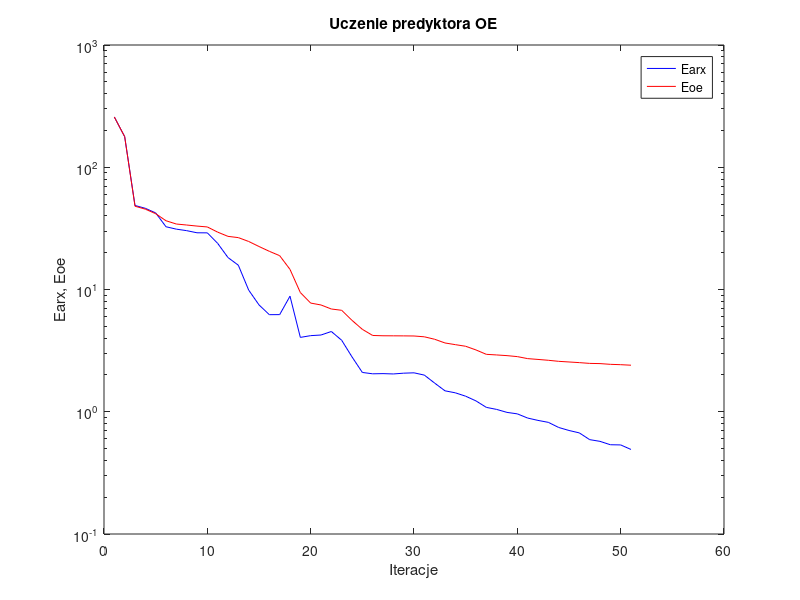
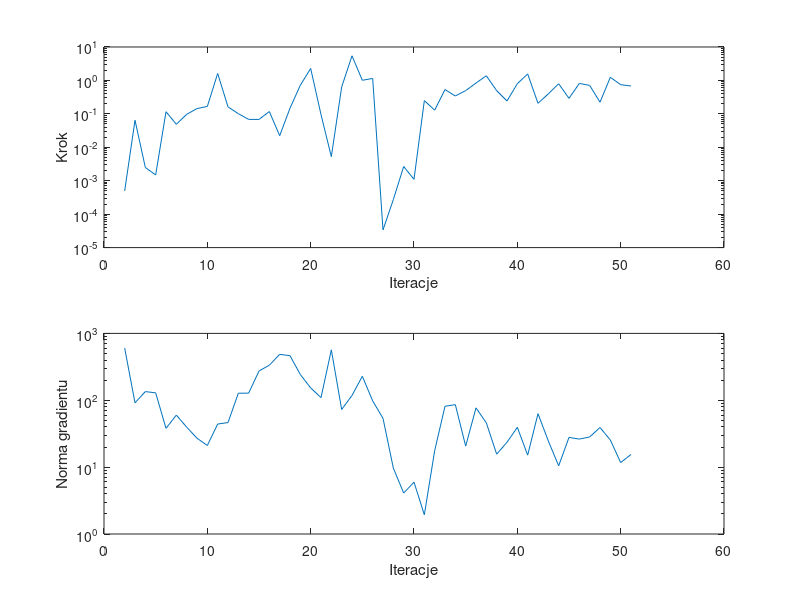

These charts were generated, in order, by the following MATLAB code:
%uczenie predyktora oe
clear all;
n=0; farx(n+1)=2.576691e+002; foe(n+1)=2.573821e+002; wspucz(n+1)=0.000000e+000; ng(n+1)=0.000000e+000;
%odnowa zmiennej metryki
n=1; farx(n+1)=1.779314e+002; foe(n+1)=1.780641e+002; krok(n+1)=4.957630e-004; ng(n+1)=6.023980e+002;
n=2; farx(n+1)=4.869500e+001; foe(n+1)=4.799966e+001; krok(n+1)=6.442938e-002; ng(n+1)=9.163806e+001;
n=3; farx(n+1)=4.614592e+001; foe(n+1)=4.541888e+001; krok(n+1)=2.488900e-003; ng(n+1)=1.347957e+002;
n=4; farx(n+1)=4.232644e+001; foe(n+1)=4.170136e+001; krok(n+1)=1.486486e-003; ng(n+1)=1.291185e+002;
n=5; farx(n+1)=3.260591e+001; foe(n+1)=3.651276e+001; krok(n+1)=1.158784e-001; ng(n+1)=3.802415e+001;
n=6; farx(n+1)=3.116915e+001; foe(n+1)=3.432395e+001; krok(n+1)=4.879939e-002; ng(n+1)=6.002131e+001;
n=7; farx(n+1)=3.029757e+001; foe(n+1)=3.369007e+001; krok(n+1)=9.676700e-002; ng(n+1)=3.963498e+001;
n=8; farx(n+1)=2.910407e+001; foe(n+1)=3.302288e+001; krok(n+1)=1.438191e-001; ng(n+1)=2.706395e+001;
n=9; farx(n+1)=2.906437e+001; foe(n+1)=3.248402e+001; krok(n+1)=1.668612e-001; ng(n+1)=2.108791e+001;
n=10; farx(n+1)=2.384194e+001; foe(n+1)=2.945879e+001; krok(n+1)=1.613595e+000; ng(n+1)=4.406606e+001;
n=11; farx(n+1)=1.825349e+001; foe(n+1)=2.720685e+001; krok(n+1)=1.619492e-001; ng(n+1)=4.638178e+001;
n=12; farx(n+1)=1.580230e+001; foe(n+1)=2.657241e+001; krok(n+1)=1.011122e-001; ng(n+1)=1.274268e+002;
n=13; farx(n+1)=9.890822e+000; foe(n+1)=2.471332e+001; krok(n+1)=6.827250e-002; ng(n+1)=1.277816e+002;
n=14; farx(n+1)=7.482505e+000; foe(n+1)=2.248048e+001; krok(n+1)=6.813219e-002; ng(n+1)=2.743210e+002;
n=15; farx(n+1)=6.224230e+000; foe(n+1)=2.052857e+001; krok(n+1)=1.171506e-001; ng(n+1)=3.341461e+002;
n=16; farx(n+1)=6.230834e+000; foe(n+1)=1.891532e+001; krok(n+1)=2.219272e-002; ng(n+1)=4.855976e+002;
n=17; farx(n+1)=8.818659e+000; foe(n+1)=1.460639e+001; krok(n+1)=1.474005e-001; ng(n+1)=4.642878e+002;
n=18; farx(n+1)=4.057298e+000; foe(n+1)=9.443963e+000; krok(n+1)=7.178655e-001; ng(n+1)=2.425079e+002;
n=19; farx(n+1)=4.193437e+000; foe(n+1)=7.744439e+000; krok(n+1)=2.279374e+000; ng(n+1)=1.529528e+002;
n=20; farx(n+1)=4.243174e+000; foe(n+1)=7.472562e+000; krok(n+1)=9.513510e-002; ng(n+1)=1.095874e+002;
n=21; farx(n+1)=4.534087e+000; foe(n+1)=6.926269e+000; krok(n+1)=5.242823e-003; ng(n+1)=5.668802e+002;
n=22; farx(n+1)=3.844569e+000; foe(n+1)=6.759761e+000; krok(n+1)=6.367965e-001; ng(n+1)=7.282557e+001;
n=23; farx(n+1)=2.810778e+000; foe(n+1)=5.594321e+000; krok(n+1)=5.447786e+000; ng(n+1)=1.179706e+002;
n=24; farx(n+1)=2.096725e+000; foe(n+1)=4.723073e+000; krok(n+1)=1.009068e+000; ng(n+1)=2.284291e+002;
n=25; farx(n+1)=2.043707e+000; foe(n+1)=4.207669e+000; krok(n+1)=1.147757e+000; ng(n+1)=9.788242e+001;
%odnowa zmiennej metryki
n=26; farx(n+1)=2.050787e+000; foe(n+1)=4.183361e+000; krok(n+1)=3.386439e-005; ng(n+1)=5.369109e+001;
n=27; farx(n+1)=2.038065e+000; foe(n+1)=4.179346e+000; krok(n+1)=2.732662e-004; ng(n+1)=9.674433e+000;
n=28; farx(n+1)=2.068003e+000; foe(n+1)=4.174904e+000; krok(n+1)=2.660052e-003; ng(n+1)=4.104941e+000;
n=29; farx(n+1)=2.081959e+000; foe(n+1)=4.166518e+000; krok(n+1)=1.100811e-003; ng(n+1)=5.952844e+000;
n=30; farx(n+1)=1.994233e+000; foe(n+1)=4.103027e+000; krok(n+1)=2.485924e-001; ng(n+1)=1.938404e+000;
n=31; farx(n+1)=1.715082e+000; foe(n+1)=3.916921e+000; krok(n+1)=1.292163e-001; ng(n+1)=1.762588e+001;
n=32; farx(n+1)=1.483277e+000; foe(n+1)=3.652988e+000; krok(n+1)=5.317968e-001; ng(n+1)=8.135100e+001;
n=33; farx(n+1)=1.428529e+000; foe(n+1)=3.539212e+000; krok(n+1)=3.428611e-001; ng(n+1)=8.595736e+001;
n=34; farx(n+1)=1.340246e+000; foe(n+1)=3.433274e+000; krok(n+1)=4.951781e-001; ng(n+1)=2.063274e+001;
n=35; farx(n+1)=1.226414e+000; foe(n+1)=3.202637e+000; krok(n+1)=8.340965e-001; ng(n+1)=7.691794e+001;
n=36; farx(n+1)=1.086056e+000; foe(n+1)=2.949088e+000; krok(n+1)=1.380032e+000; ng(n+1)=4.587511e+001;
n=37; farx(n+1)=1.044976e+000; foe(n+1)=2.915241e+000; krok(n+1)=4.936410e-001; ng(n+1)=1.562181e+001;
n=38; farx(n+1)=9.881168e-001; foe(n+1)=2.877841e+000; krok(n+1)=2.431780e-001; ng(n+1)=2.355266e+001;
n=39; farx(n+1)=9.610139e-001; foe(n+1)=2.825117e+000; krok(n+1)=7.992682e-001; ng(n+1)=3.937129e+001;
n=40; farx(n+1)=8.880028e-001; foe(n+1)=2.720301e+000; krok(n+1)=1.561580e+000; ng(n+1)=1.511266e+001;
n=41; farx(n+1)=8.496842e-001; foe(n+1)=2.679249e+000; krok(n+1)=2.064051e-001; ng(n+1)=6.297558e+001;
n=42; farx(n+1)=8.189922e-001; foe(n+1)=2.636624e+000; krok(n+1)=3.963765e-001; ng(n+1)=2.460370e+001;
n=43; farx(n+1)=7.437888e-001; foe(n+1)=2.585012e+000; krok(n+1)=7.957487e-001; ng(n+1)=1.045452e+001;
n=44; farx(n+1)=7.027672e-001; foe(n+1)=2.553861e+000; krok(n+1)=2.910883e-001; ng(n+1)=2.784840e+001;
n=45; farx(n+1)=6.715045e-001; foe(n+1)=2.522773e+000; krok(n+1)=8.127796e-001; ng(n+1)=2.626033e+001;
n=46; farx(n+1)=5.913911e-001; foe(n+1)=2.486519e+000; krok(n+1)=7.113726e-001; ng(n+1)=2.826855e+001;
n=47; farx(n+1)=5.726424e-001; foe(n+1)=2.477035e+000; krok(n+1)=2.230786e-001; ng(n+1)=3.913714e+001;
n=48; farx(n+1)=5.372546e-001; foe(n+1)=2.442982e+000; krok(n+1)=1.239464e+000; ng(n+1)=2.547558e+001;
n=49; farx(n+1)=5.353778e-001; foe(n+1)=2.426884e+000; krok(n+1)=7.461831e-001; ng(n+1)=1.170718e+001;
n=50; farx(n+1)=4.914600e-001; foe(n+1)=2.402689e+000; krok(n+1)=6.809733e-001; ng(n+1)=1.548020e+001;

figure; semilogy(farx,'b'); hold on; semilogy(foe,'r'); xlabel('Iteracje'); ylabel('Earx, Eoe'); legend('Earx','Eoe'); title('Uczenie predyktora OE');
figure; subplot(2,1,1); semilogy(krok); xlabel('Iteracje'); ylabel('Krok');
subplot(2,1,2); semilogy(ng); xlabel('Iteracje'); ylabel('Norma gradientu');
Earx=farx(n+1)
Eoe=foe(n+1)
